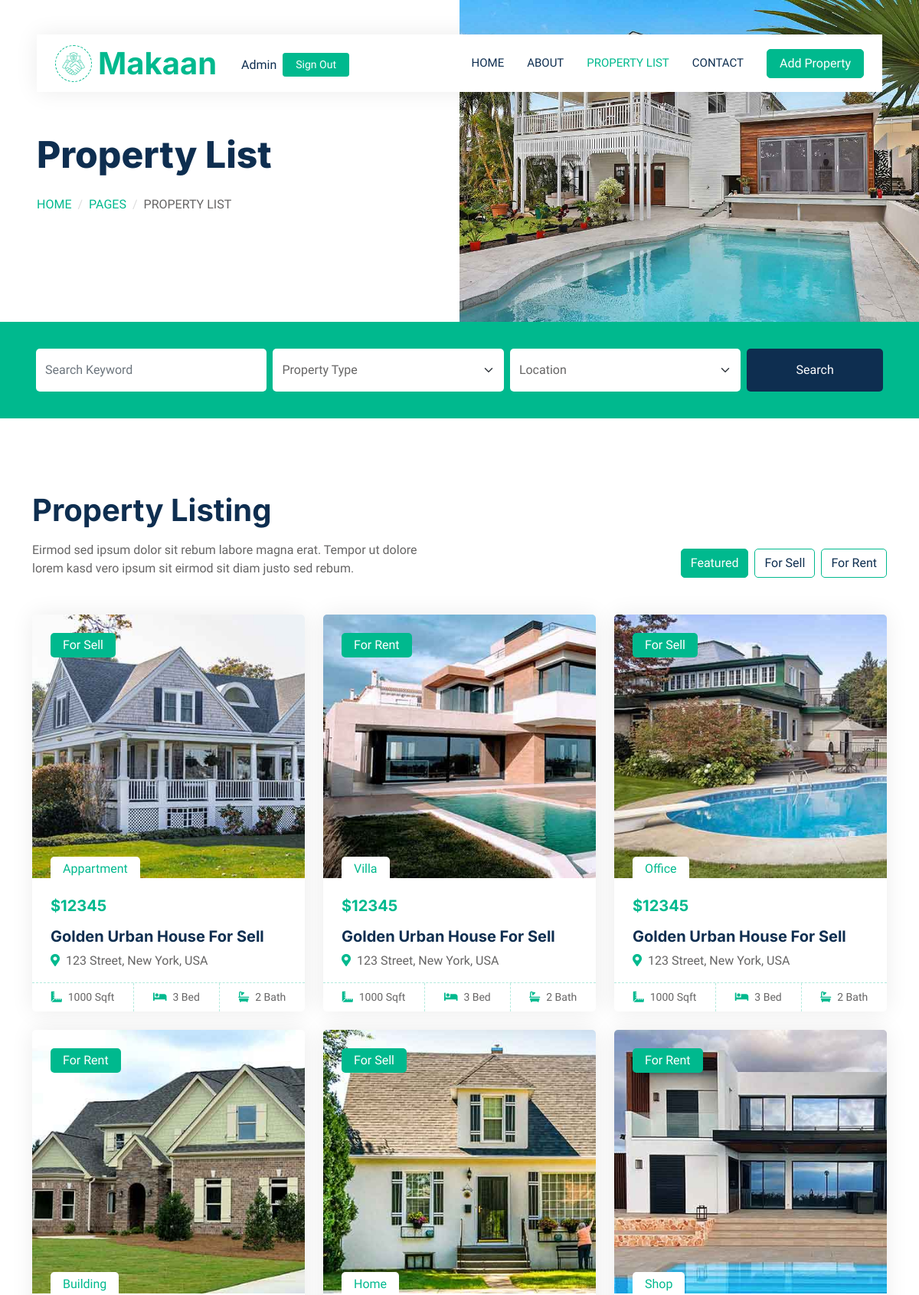
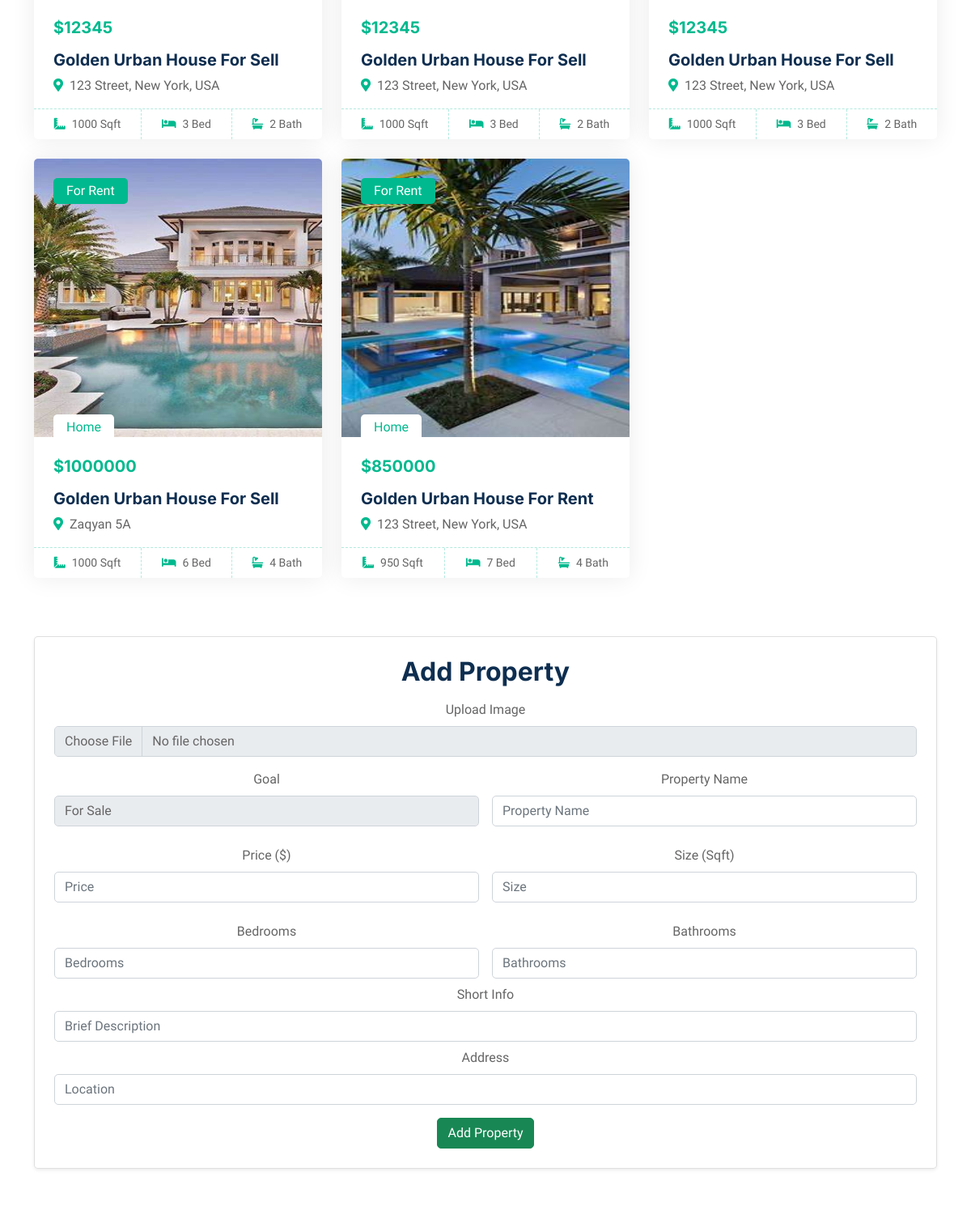
The app's page /pr_list/ (signed in, upper part) with its own data (2 pictures, top to bottom).
### main/models.py (models this page shows, shortened)
class MainInfo(models.Model):
    img = models.ImageField('Image',upload_to='main_image')
    name = models.CharField('Company name',max_length=255)
    address = models.CharField('Address',max_length=255)
    phone = PhoneNumberField('Phonenumber')
    email = models.EmailField('Email')
    twitter = models.URLField('Twitter')
    facebook = models.URLField('facebook')
    youtube = models.URLField('youtube')
    linkedin = models.URLField('linkedin')
    class Meta:
        verbose_name = 'Main Info'
        verbose_name_plural = 'Main Info'

class AboutStatus(models.Model):
    img = models.ImageField('image',upload_to='images')
    text = models.CharField('Some text',max_length=255)
    word1 = models.CharField('word1',max_length=255)
    word2 = models.CharField('word2',max_length=255)
    word3 = models.CharField('word3',max_length=255)

class PropertyListing(models.Model):
    img = models.ImageField('image',upload_to='images')
    goal = models.CharField('For rent/sell?',max_length=255)
    name = models.CharField('name',max_length=30)
    price = models.IntegerField('Price')
    info = models.CharField('About property',max_length=255)
    adress = models.CharField('Adress',max_length=255)
    teritory = models.IntegerField('teritory(sqmt)')
    bedrooms = models.IntegerField('bedrooms number')
    bathrooms = models.IntegerField('bathrooms number')

### main/views.py (the view, shortened to what this page needs)
# urls.py: path('pr_list/',PropertyListView.as_view(),name = 'pr_list'),
class PropertyListView(ListView):
    template_name = 'property-list.html'
    def get(self,request):
        proplisting = PropertyListing.objects.all()
        contactagent = ContactAgent.objects.all()
        context = {
            'proplisting':proplisting,
            'contactagent':contactagent
                  }
        MainInfoF(context,'Property List','Property List')
        return render(request,self.template_name,context)

### main/views.py (called while the page is built)
def MainInfoF(context,title,subtitle):
    context['maininfo'] = MainInfo.objects.get()
    context['aboutstatus'] = AboutStatus.objects.all()
    context['gallery'] = Gallery.objects.all()
    context['subtitle'] = subtitle
    context['title'] = title

### main/templates/property-list.html (shortened to what this page needs)
{% extends 'base_2.html' %}
    {% block content_2 %}
        <div class="container-fluid bg-primary mb-5 wow fadeIn" data-wow-delay="0.1s" style="padding: 35px;">
            <div class="container">
                <div class="row g-2">
                    <div class="col-md-10">
                        <div class="row g-2">
                            <div class="col-md-4">
                                <input type="text" class="form-control border-0 py-3" placeholder="Search Keyword">
                            </div>
                            <div class="col-md-4">
                                <select class="form-select border-0 py-3">
                                    <option selected>Property Type</option>
                                </select>
                            </div>
                            <div class="col-md-4">
                                <select class="form-select border-0 py-3">
                                    <option selected>Location</option>
                                </select>
                            </div>
                        </div>
                    </div>
                    <div class="col-md-2">
                        <button class="btn btn-dark border-0 w-100 py-3">Search</button>
                    </div>
                </div>
            </div>
        </div>
        <div class="container-xxl py-5">
            <div class="container">
                <div class="row g-0 gx-5 align-items-end">
                    <div class="col-lg-6">
                        <div class="text-start mx-auto mb-5 wow slideInLeft" data-wow-delay="0.1s">
                            <h1 class="mb-3">Property Listing</h1>
                            <p>Eirmod sed ipsum dolor sit rebum labore magna erat. Tempor ut dolore lorem kasd vero ipsum sit eirmod sit diam justo sed rebum.</p>
                        </div>
                    </div>
                    <div class="col-lg-6 text-start text-lg-end wow slideInRight" data-wow-delay="0.1s">
                        <ul class="nav nav-pills d-inline-flex justify-content-end mb-5">
                            <li class="nav-item me-2">
                                <a class="btn btn-outline-primary active" data-bs-toggle="pill" href="#tab-1">Featured</a>
                            </li>
                            <li class="nav-item me-2">
                                <a class="btn btn-outline-primary" data-bs-toggle="pill" href="#tab-2">For Sell</a>
                            </li>
                            <li class="nav-item me-0">
                                <a class="btn btn-outline-primary" data-bs-toggle="pill" href="#tab-3">For Rent</a>
                            </li>
                        </ul>
                    </div>
                </div>
                <div class="tab-content">
                    <div id="tab-1" class="tab-pane fade show p-0 active">
                        <div class="row g-4">
                            {% for i in proplisting %}
                            <div class="col-lg-4 col-md-6 wow fadeInUp" data-wow-delay="0.1s">
                                <div class="property-item rounded overflow-hidden">
                                    <div class="position-relative overflow-hidden">
                                        <div><img class="img-fluidi" src="{{ i.img.url }}" alt="" height="344px" width="516px"></div>
                                        <div class="bg-primary rounded text-white position-absolute start-0 top-0 m-4 py-1 px-3">{{ i.goal }}</div>
                                        <div class="bg-white rounded-top text-primary position-absolute start-0 bottom-0 mx-4 pt-1 px-3">{{ i.name }}</div>
                                    </div>
                                    <div class="p-4 pb-0">
                                        <h5 class="text-primary mb-3">${{ i.price }}</h5>
                                        <div class="d-block h5 mb-2">{{ i.info }}</div>
                                        <p><i class="fa fa-map-marker-alt text-primary me-2"></i>{{ i.adress }}</p>
                                    </div>
                                    <div class="d-flex border-top">
                                        <small class="flex-fill text-center border-end py-2"><i class="fa fa-ruler-combined text-primary me-2"></i>{{ i.teritory }} Sqft</small>
                                        <small class="flex-fill text-center border-end py-2"><i class="fa fa-bed text-primary me-2"></i>{{ i.bedrooms }} Bed</small>
                                        <small class="flex-fill text-center py-2"><i class="fa fa-bath text-primary me-2"></i>{{ i.bathrooms }} Bath</small>
                                    </div>
                                </div>
                            </div>
                            {% endfor %}
                        </div>
                    </div>
                </div>
            </div>
        </div>
        <center>
            <div class="container mt-4">
                <div class="card p-4 shadow-sm">
                    <h2 class="text-center mb-3">Add Property</h2>
                    <form action="" method="post" enctype="multipart/form-data">
                        <div class="mb-3">
                            <label for="img" class="form-label">Upload Image</label>
                            <input type="file" id="img" name="img" accept="image/*" class="form-control">
                        </div>
                        <div class="row g-3">
                            <div class="col-md-6">
                                <label for="goal" class="form-label">Goal</label>
                                <select id="goal" name="goal" class="form-control">
                                    <option value="For Sale">For Sale</option>
                                </select>
                            </div>
                            <div class="col-md-6">
                                <label for="name" class="form-label">Property Name</label>
                                <input type="text" id="name" name="name" placeholder="Property Name" class="form-control">
                            </div>
                        </div>
                        <div class="row g-3 mt-2">
                            <div class="col-md-6">
                                <label for="price" class="form-label">Price ($)</label>
                                <input type="number" id="price" name="price" placeholder="Price" class="form-control">
                            </div>
                            <div class="col-md-6">
                                <label for="territory" class="form-label">Size (Sqft)</label>
                                <input type="number" id="territory" name="teritory" placeholder="Size" class="form-control">
                            </div>
                        </div>
                        <div class="row g-3 mt-2">
                            <div class="col-md-6">
                                <label for="bedrooms" class="form-label">Bedrooms</label>
                                <input type="number" id="bedrooms" name="bedrooms" placeholder="Bedrooms" class="form-control">
                            </div>
                            <div class="col-md-6">
                                <label for="bathrooms" class="form-label">Bathrooms</label>
                                <input type="number" id="bathrooms" name="bathrooms" placeholder="Bathrooms" class="form-control">
                            </div>
                        </div>
                        <div class="mt-2">
                            <label for="info" class="form-label">Short Info</label>
                            <input type="text" id="info" name="info" placeholder="Brief Description" class="form-control">
                        </div>
                        <div class="mt-2">
                            <label for="address" class="form-label">Address</label>
                            <input type="text" id="address" name="adress" placeholder="Location" class="form-control">
                        </div>
                        <div class="text-center mt-3" style="color: #00B98E;">
                            <button type="submit" class="btn btn-success" >Add Property</button>
                        </div>
                    </form>
                </div>
            </div>
    </center>
        {% for i in contactagent %}
        <div class="container-xxl py-5">
            <div class="container">
                <div class="bg-light rounded p-3">
                    <div class="bg-white rounded p-4" style="border: 1px dashed rgba(0, 185, 142, .3)">
                        <div class="row g-5 align-items-center">
                        </div>
                    </div>
                </div>
            </div>
        </div>
        {% endfor %}
     {% endblock %}

### main/templates/base_2.html
{% extends 'base.html' %}
    {% block content %}
<div class="container-fluid header bg-white p-0">
    <div class="row g-0 align-items-center flex-column-reverse flex-md-row">
        {% for i in aboutstatus %}
        <div class="col-md-6 p-5 mt-lg-5">
            <h1 class="display-5 animated fadeIn mb-4">{{ subtitle }}</h1>
                <nav aria-label="breadcrumb animated fadeIn">
                <ol class="breadcrumb text-uppercase">
                    <li class="breadcrumb-item"><a href="#">{{ i.word1 }}</a></li>
                    <li class="breadcrumb-item"><a href="#">{{ i.word2 }}</a></li>
                    <li class="breadcrumb-item text-body active" aria-current="page">{{ title }}</li>
                </ol>
            </nav>
        </div>
        <div class="col-md-6 animated fadeIn">
            <img class="img-fluid" src="{{ i.img.url }}" alt="">
        </div>
        {% endfor %}
    </div>
</div>
    {% block content_2 %}
    {% endblock %}
{% endblock %}

### main/templates/base.html (shortened to what this page needs)
{% load static %}
<!DOCTYPE html>
<html lang="en">
<head>
    <link href="https://cdnjs.cloudflare.com/ajax/libs/font-awesome/5.10.0/css/all.min.css" rel="stylesheet">
    <link href="https://cdn.jsdelivr.net/npm/bootstrap-icons@1.4.1/font/bootstrap-icons.css" rel="stylesheet">
    <link href="{% static 'lib/animate/animate.min.css' %}" rel="stylesheet">
    <link href="{% static 'lib/owlcarousel/assets/owl.carousel.min.css' %}" rel="stylesheet">
    <link href="{% static 'css/bootstrap.min.css' %}" rel="stylesheet">
    <link href="{% static 'css/style.css' %}" rel="stylesheet">
</head>
<body>
    <div class="container-xxl bg-white p-0">
        <div class="container-fluid nav-bar bg-transparent">
            <nav class="navbar navbar-expand-lg bg-white navbar-light py-0 px-4">
                <a href="{% url 'home' %}" class="navbar-brand d-flex align-items-center text-center">
                    <div class="icon p-2 me-2">
                        <img class="img-fluid" src="{{ maininfo.img.url }}" alt="Icon" style="width: 30px; height: 30px;">
                    </div>
                    <h1 class="m-0 text-primary">{{ maininfo.name }}</h1>
                </a>
                <div class="d-flex align-items-center ms-3" style="position: relative; top: 2px;">
                    <span class="me-2 fw-semibold text-dark">{{ user|title }}</span>
                    {% if user.is_authenticated %}
                        <a href="{% url 'logout' %}" class="btn btn-sm text-white px-3" style="background-color: #00B98E; border-color: #00B98E;">
                            Sign Out
                        </a>
                    {% else %}
                        <a href="{% url 'login' %}" class="btn btn-sm text-white px-3" style="background-color: #00B98E; border-color: #00B98E;">
                            Sign In
                        </a>
                    {% endif %}
                </div>
                <div class="collapse navbar-collapse" id="navbarCollapse">
                    <div class="navbar-nav ms-auto">
                        <a href="{% url 'home' %}" class="nav-item nav-link {% if request.path == '/home/' %}active{% endif %}">Home</a>
                        <a href="{% url 'about' %}" class="nav-item nav-link {% if request.path == '/about/' %}active{% endif %}">About</a>
                        <a href="{% url 'pr_list' %}" class="nav-item nav-link {% if request.path == '/pr_list/' %}active{% endif %}">Property List</a>
                        <a href="{% url 'contact' %}" class="nav-item nav-link {% if request.path == '/contact/' %}active{% endif %}">Contact</a>
                    </div>
                    <a href="{% url 'pr_list' %}" class="btn btn-primary px-3 d-none d-lg-flex">Add Property</a>
                </div>
            </nav>
        </div>
        {% block content %}{% endblock %}
</div>
</body>
</html>

### main/static/css/style.css (style rules this page uses)
:root { --primary: #00B98E; --secondary: #FF6922; --light: #EFFDF5; --dark: #0E2E50; }
.btn { transition: .5s; }
.btn.btn-primary, .btn.btn-secondary { color: #FFFFFF; }
.nav-bar { position: relative; margin-top: 45px; padding: 0 3rem; transition: .5s; z-index: 9999; }
.navbar { box-shadow: 0 0 30px rgba(0, 0, 0, .08); }
.navbar-light .navbar-nav .nav-link { margin-right: 30px; padding: 25px 0; color: #FFFFFF; font-size: 15px; text-transform: uppercase; outline: none; }
.navbar-light .navbar-nav .nav-link:hover, .navbar-light .navbar-nav .nav-link.active { color: var(--primary); }
.navbar-light .navbar-brand { height: 75px; }
.navbar-light .navbar-nav .nav-link { color: var(--dark); font-weight: 500; }
@media (min-width: 992px) { .header { margin-top: -120px; } }
.breadcrumb-item + .breadcrumb-item::before { color: #DDDDDD; }
.icon { padding: 15px; display: inline-flex; align-items: center; justify-content: center; background: #FFFFFF !important; border-radius: 50px; border: 1px dashed var(--primary) !important; }
.nav-pills .nav-item .btn { color: var(--dark); }
.nav-pills .nav-item .btn:hover, .nav-pills .nav-item .btn.active { color: #FFFFFF; }
.property-item { box-shadow: 0 0 30px rgba(0, 0, 0, .08); }
.property-item img { transition: .5s; }
.property-item .border-top { border-top: 1px dashed rgba(0, 185, 142, .3) !important; }
.property-item .border-end { border-right: 1px dashed rgba(0, 185, 142, .3) !important; }

### records on screen
MainInfo: img (picture), name "Makaan"
AboutStatus: subtitle "Property List", word1 "HOME", word2 "PAGES", title "PROPERTY LIST", img (picture)
PropertyListing: img (picture), goal "For Sell", name "Appartment", price "12345", info "Golden Urban House For Sell", adress "123 Street, New York, USA", teritory "1000", bedrooms "3", bathrooms "2"
PropertyListing: img (picture), goal "For Rent", name "Villa", price "12345", info "Golden Urban House For Sell", adress "123 Street, New York, USA", teritory "1000", bedrooms "3", bathrooms "2"
PropertyListing: img (picture), goal "For Sell", name "Office", price "12345", info "Golden Urban House For Sell", adress "123 Street, New York, USA", teritory "1000", bedrooms "3", bathrooms "2"
PropertyListing: img (picture), goal "For Rent", name "Building", price "12345", info "Golden Urban House For Sell", adress "123 Street, New York, USA", teritory "1000", bedrooms "3", bathrooms "2"
PropertyListing: img (picture), goal "For Sell", name "Home", price "12345", info "Golden Urban House For Sell", adress "123 Street, New York, USA", teritory "1000", bedrooms "3", bathrooms "2"
PropertyListing: img (picture), goal "For Rent", name "Shop", price "12345", info "Golden Urban House For Sell", adress "123 Street, New York, USA", teritory "1000", bedrooms "3", bathrooms "2"
PropertyListing: img (picture), goal "For Rent", name "Home", price "1000000", info "Golden Urban House For Sell", adress "Zaqyan 5A", teritory "1000", bedrooms "6", bathrooms "4"
PropertyListing: img (picture), goal "For Rent", name "Home", price "850000", info "Golden Urban House For Rent", adress "123 Street, New York, USA", teritory "950", bedrooms "7", bathrooms "4"

### other values on screen
{{ user|title }} "Admin"
